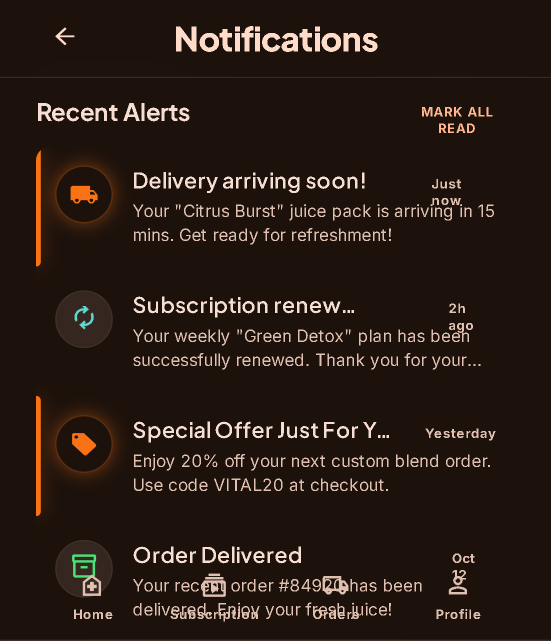
#> input picture Stitch/stitch_bookmyjuice_flutter_bloc_ui (1)/stitch_bookmyjuice_flutter_bloc_ui/notifications/screen.png, 1101 x 1281 px, found by its file name (shown at 1/2 size)
$ python measure_tier1.py
#> lines starting #> are read from the running program, lines starting #| are printed output that depends on the picture
"""Measure the six Tier-1 moves on the freshly regenerated renders."""

import os
import numpy as np
from PIL import Image

ROOT = os.path.abspath(os.path.join(os.path.dirname(__file__), "..", ".."))
STITCH = os.path.join(
    ROOT, "Stitch", "stitch_bookmyjuice_flutter_bloc_ui",
    "stitch_bookmyjuice_flutter_bloc_ui",
)
AFTER = os.path.join(ROOT, "_captures", "after")
W = 390


def load(path, gray=False):
#> called with gray = True
    im = Image.open(path).convert("L" if gray else "RGB")
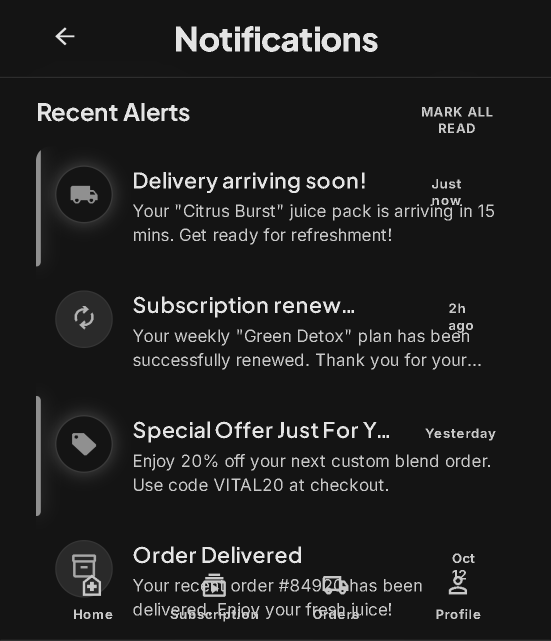
#> im: PIL image 1101x1281 L (shown at 1/2 size); min 19, max 228, mean 31.9
    if im.width != W:
        im = im.resize((W, round(im.height * W / im.width)), Image.LANCZOS)
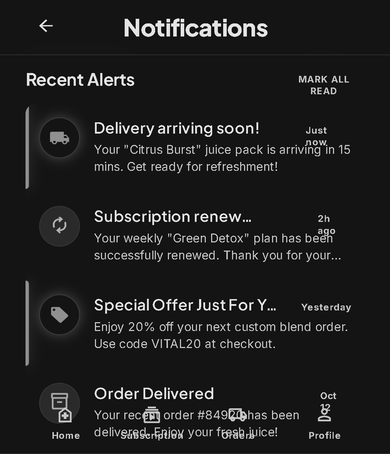
#> im: PIL image 390x454 L; min 0, max 255, mean 31.9
    return np.asarray(im).astype(int)


def text_runs(img, y0, y1, x0=40, x1=350, dark=115, min_px=4):
    """Vertical runs of dark ink = text lines, with their ink heights."""
    band = img[y0:y1, x0:x1]
    rows = (band < dark).sum(axis=1)
    out, start = [], None
    for i, v in enumerate(rows):
        if v >= min_px and start is None:
            start = i
        elif v < min_px and start is not None:
            if i - start >= 4:
                out.append((y0 + start, y0 + i - 1, i - start))
            start = None
    return out


def orange_mass(img, y0, y1, x0=0, x1=W):
    band = img[y0:y1, x0:x1]
    r, g, b = band[:, :, 0], band[:, :, 1], band[:, :, 2]
    m = (r > 215) & (g > 85) & (g < 185) & (b < 110)
    return int(m.sum())


print("=== 1. PDP name vs price (ink heights inside the title card) ===")
for label, path in (
    ("stitch pdp", os.path.join(STITCH, "juice_detail_selection", "screen.png")),
    ("bmj pdp light", os.path.join(AFTER, "02_pdp_light.png")),
):
    img = load(path, gray=True)
    for y0, y1 in ((560, 700), (540, 700), (520, 700)):
        runs = text_runs(img, y0, y1, 40, 350, dark=120, min_px=6)
        if len(runs) >= 2:
            print(f"{label:<15} y{y0}-{y1}: line heights {[r[2] for r in runs[:4]]}")
            break
#> (the run stopped early here; a loop or call above may not have finished)
